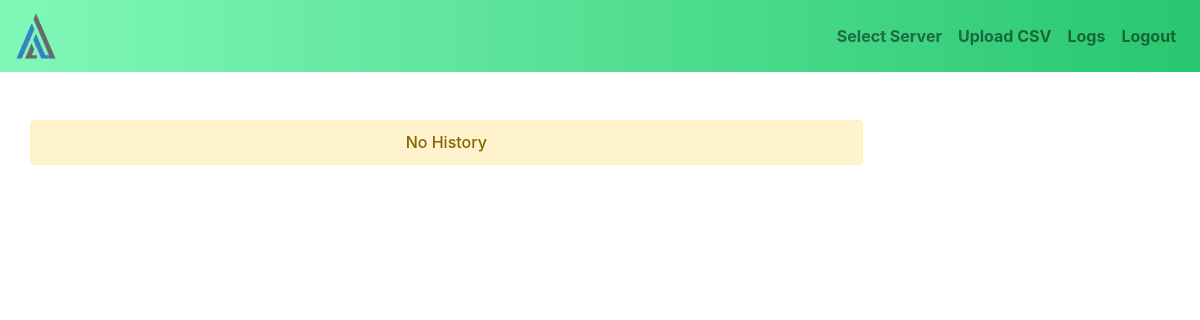
Page /manage/ (signed in) on the earlier database version.
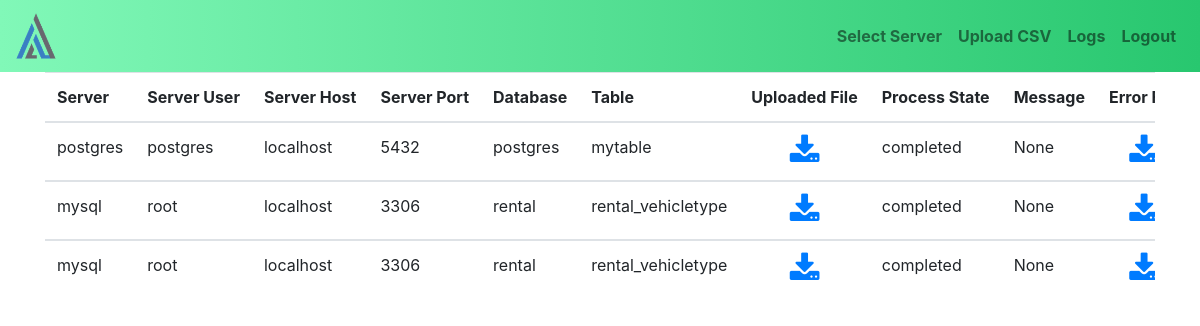
Same page on the later database version.
### myapp/models.py (models this page shows)
class CsvErrorFile(models.Model):
    user = models.ForeignKey(User, on_delete=models.CASCADE)
    server_name = models.CharField(max_length=20,choices=(('mysql','MySQL'),('postgres','PostgreSQL')),blank=True)
    server_username = models.CharField(max_length=30, blank=True)
    server_port = models.IntegerField(models.PositiveIntegerField,blank=True)
    server_host = models.CharField(max_length=100,blank=True)
    server_database = models.CharField(max_length=50,blank=True)
    server_table = models.CharField(max_length=50,blank=True)
    process_state = models.CharField(max_length=20,choices=(('processing','Processing'),('completed','Completed'),('error','Error')),blank=True)
    message = models.CharField(max_length=200)
    uploaded_file = models.FileField(upload_to='uploads', blank=True)
    uploaded_file_hash = models.CharField(max_length=32, blank=True)
    error_file = models.FileField(upload_to='error_files', blank=True)
    commited = models.BooleanField(default=False, blank=True)
    upload_time = models.DateTimeField(auto_now_add=True)
    finish_time = models.DateTimeField(auto_now=True)

### upload_manage/views.py (the view)
# urls.py: path('',views.history, name='History'),
@login_required
def history(request):
    user1=User.objects.get(id=request.user.id)
    error_model = CsvErrorFile.objects.filter(user=user1).order_by('-upload_time')
    return render(request, 'history.html', {'history_data':error_model})

### myapp/context_processor.py (called while the page is built)
def basecontext(request):
    return ''

### upload_manage/templates/history.html (shortened to what this page needs)
{% extends 'base.html' %}
{% block body %}
{% if history_data %}
<div class="table-wrapper-scroll-y my-custom-scrollbar">
    <table class="table mb-0" style="height: min-content; max-width: max-content; width: max-content;">
        <thead>
            <tr>
                <th>server</th>
                <th>server user</th>
                <th>server host</th>
                <th>server port</th>
                <th>database</th>
                <th>table</th>
                <th>uploaded file</th>
                <th>process state</th>
                <th>message</th>
                <th>error file</th>
            </tr>
        </thead>
        {% for data in history_data %}
        <tbody>
            <tr>
                <td>{{data.server_name}}</td>
                <td>{{data.server_username}}</td>
                <td>{{ data.server_host}}</td>
                <td>{{ data.server_port}}</td>
                <td>{{ data.server_database}}</td>
                <td>{{ data.server_table}}</td>
                <td><a href="/media/{{data.uploaded_file}}" class="d-flex justify-content-center"><i class="fa fa-download fa-2x"></i></a></td>
                <td>{{ data.process_state}}</td>
                {% if data.error_file == '' and data.process_state == 'error'%}
                <td>{{ data.message }}</td>
                <td>
                    <h6 style="color: red;">File Not Found</h6>
                </td>
                {% elif data.error_file == '' and data.process_state == 'completed'%}
                <td>None</td>
                <td>
                    <h6 style="color: green;">No Error Found</h6>
                </td>
                {% else %}
                <td>None</td>
                <td><a href="/media/{{data.error_file}}" class="d-flex justify-content-center"><i class="fa fa-download fa-2x"></i></a></td>
                {% endif %}
            </tr>
        </tbody>
        {% endfor %}
    </table>
</div>
{% else %}
<h6 class="alert alert-warning row mt-5 w-75 align-items-center justify-content-center">No History</h6>
{% endif %}
{% endblock body%}

### myapp/templates/base.html (shortened to what this page needs)
{% load static %}
<!DOCTYPE html>
<html lang="en">
  <head>
    <link rel="stylesheet" href="{% static 'css/bootstrap.min.css'%}">
    <link rel="stylesheet" href="{% static 'css/fontawesome.min.css'%}">
  </head>
  <body>
      {% include 'navbar.html' %}
      <div class="container">
    {% block body %}
    {% endblock body %}
  </div>
  </body>
</html>

### myapp/templates/navbar.html (shortened to what this page needs)
{% load static %}
<nav class="navbar navbar-expand-lg navbar-light" style="width: auto; background-image: linear-gradient(to right,#81F8B8, #28C76F);">
  <a class="navbar-brand" href="https://acespritech.com/" target="_blank">
    <img src="{% static 'images/acespritech1.png' %}" width="40" height="46"
         class="d-inline-block align-top" alt=""></a>
  <div class="collapse navbar-collapse" id="navbarNavAltMarkup">
    <div class="navbar-nav ml-auto">
      <a class="nav-item nav-link font-weight-bold" href="{% url 'myapp:ConnectServerRedirect' %}" id='selectserver'>Select Server</a>
      <a class="nav-item nav-link font-weight-bold" href="{% url 'myapp:ListDatabaseView'%}" id='id_upload_csv'>Upload CSV</a>
      <a class="nav-item nav-link font-weight-bold" href="{% url 'upload_manage:History' %}" id='id_history'>Logs</a>
      <a class="nav-item nav-link font-weight-bold" href="{% url 'nevigate:Logout'%}" id='selectserver'>Logout</a>
    </div>
  </div>
</nav>

### upload_manage/templates/history.html (style rules this page uses)
.my-custom-scrollbar { position: relative; height: 450px; overflow: auto; }
.table-wrapper-scroll-y { display: block; }

Differences in the rows shown:
added CsvErrorFile: server_name "postgres", server_username "postgres", server_host "localhost", server_port "5432", server_database "postgres", server_table "mytable", process_state "completed"
added CsvErrorFile: server_name "mysql", server_username "root", server_host "localhost", server_port "3306", server_database "rental", server_table "rental_vehicletype", process_state "completed"
added CsvErrorFile: server_name "mysql", server_username "root", server_host "localhost", server_port "3306", server_database "rental", server_table "rental_vehicletype", process_state "completed"
Other differences:
text no longer shown: "No History"
text now shown: "Server Server User Server Host Server Port Database Table Uploaded File Process State Message Error…"
